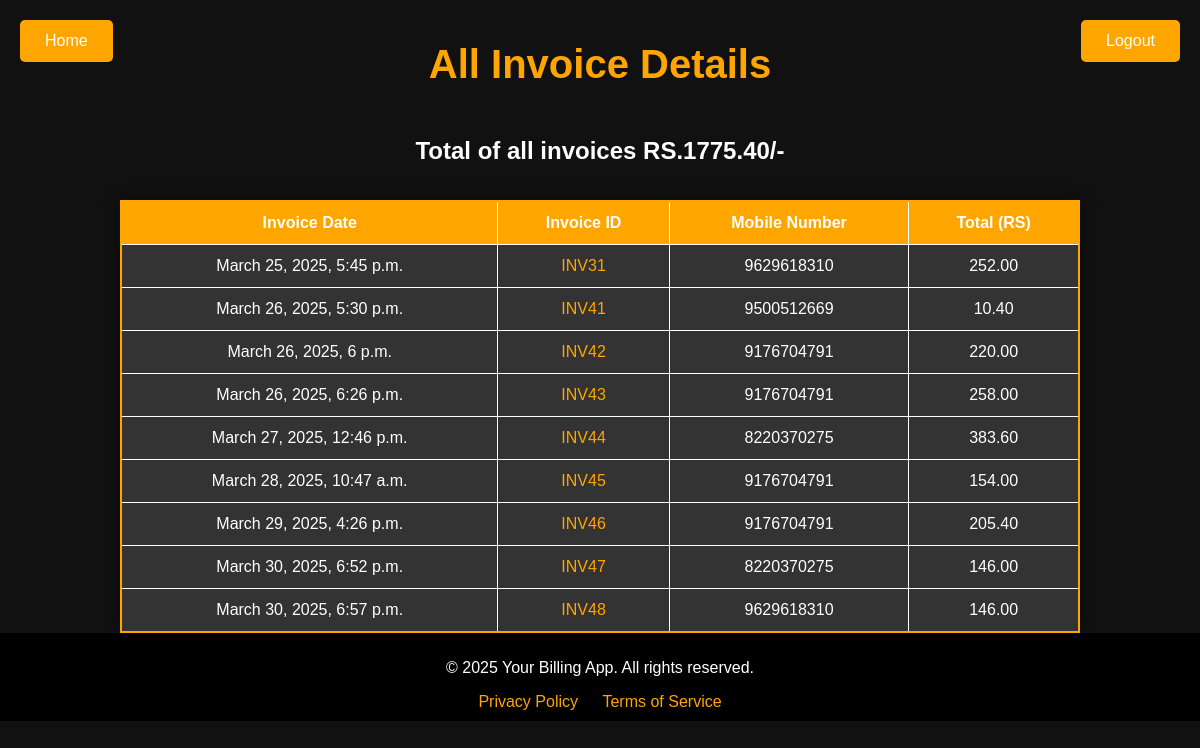
Screenshot of /invoice/ (signed in) with the database file from the repository.
### zero/models.py (models this page shows, shortened)
class Invoice(models.Model):
	invoiceid = models.AutoField(auto_created=True,primary_key=True)
	mobile = models.ForeignKey(Customer, on_delete=models.CASCADE, null=True, blank=True, default=None)
	total = models.DecimalField(max_digits=5,decimal_places=2,default = 0)
	invoicedate = models.DateTimeField(auto_now_add=True)

class Customer(models.Model):
	mobile_validator = RegexValidator(r'^\d{10}$', 'Enter a valid 10-digit mobile number.')
	customername = models.CharField(max_length = 200)
	mobileno = models.CharField(max_length = 10, primary_key=True, validators=[mobile_validator])
	def __str__ (self):
		return self.mobileno

### zero/views.py (the view)
# urls.py: path('invoice/', views.invoice, name = "invoice"),
@login_required
def invoice(request):
	invoices = Invoice.objects.all()
	customers = Customer.objects.all()
	total_amount = sum(invoice.total for invoice in invoices)
	customer_map = {customer.mobileno: customer.customername for customer in customers}
	context = {'invoices':invoices,'customer_map':customer_map,'total_amount':total_amount, 'customers':customers}
	return render(request, 'invoice.html', context)

### zero/templates/zero/invoice.html (shortened to what this page needs)
<!DOCTYPE html>
<html lang="en">
<head>
</head>
<body>
    <div class="header-buttons">
        <a href="{% url 'home' %}">
            <button>Home</button>
        </a>
        <a href="#">
            <button>Logout</button>
        </a>
    </div>
    <h1>All Invoice Details</h1>
	<h2>Total of all invoices RS.{{ total_amount }}/-</h2>
    <table>
        <thead>
            <tr>
                <th>Invoice Date</th>
                <th>Invoice ID</th>
                <th>Mobile Number</th>
                <th>Total (RS)</th>
            </tr>
        </thead>
        <tbody>
            {% for invoice in invoices %}
                <tr>
                    <td>{{ invoice.invoicedate }}</td>
                    <td><a href="#">INV{{ invoice.invoiceid }}</a></td>
                    <td>{{ invoice.mobile }}</td>
                    <td>{{ invoice.total }}</td>
                </tr>
            {% endfor %}
        </tbody>
    </table>
    <footer>
        <p>© 2025 Your Billing App. All rights reserved.</p>
        <a href="#">Privacy Policy</a>
        <a href="#">Terms of Service</a>
    </footer>
</body>
</html>

### zero/templates/zero/invoice.html (style rules this page uses)
body { font-family: Arial, sans-serif; background-color: #111; color: white; margin: 0; padding: 0; box-sizing: border-box; }
h1 { text-align: center; color: orange; padding: 15px 0; font-size: 2.5em; margin-bottom: 10px; }
h2 { text-align: center; color: white; padding: 15px 0; font-size: 1.5em; margin-bottom: 10px; }
.header-buttons { position: absolute; top: 20px; left: 20px; right: 20px; display: flex; justify-content: space-between; width: calc(100% - 40px); }
.header-buttons button { background-color: orange; color: white; border: none; padding: 12px 25px; font-size: 16px; cursor: pointer; border-radius: 5px; transition: background-color 0.3s ease; }
table { width: 80%; margin: 20px auto 0; border-collapse: collapse; background-color: #222; border: 2px solid orange; border-radius: 8px; box-shadow: 0 0 15px rgba(0, 0, 0, 0.5); }
th, td { padding: 12px; text-align: center; font-size: 16px; border: 1px solid white; }
th { background-color: orange; color: white; }
td { background-color: #333; color: white; }
button { background-color: orange; color: white; border: none; padding: 12px 25px; font-size: 16px; cursor: pointer; border-radius: 5px; transition: background-color 0.3s ease; }
a { color: orange; text-decoration: none; }
footer { text-align: center; background-color: black; color: white; padding: 10px 0; width: 100%; position: relative; }
footer a { color: orange; text-decoration: none; margin: 0 10px; }

### rows the page displays
Invoice: invoicedate "March 25, 2025, 5:45 p.m.", invoiceid "31", mobile "9629618310", total "252.00"
Invoice: invoicedate "March 26, 2025, 5:30 p.m.", invoiceid "41", mobile "9500512669", total "10.40"
Invoice: invoicedate "March 26, 2025, 6 p.m.", invoiceid "42", mobile "9176704791", total "220.00"
Invoice: invoicedate "March 26, 2025, 6:26 p.m.", invoiceid "43", mobile "9176704791", total "258.00"
Invoice: invoicedate "March 27, 2025, 12:46 p.m.", invoiceid "44", mobile "8220370275", total "383.60"
Invoice: invoicedate "March 28, 2025, 10:47 a.m.", invoiceid "45", mobile "9176704791", total "154.00"
Invoice: invoicedate "March 29, 2025, 4:26 p.m.", invoiceid "46", mobile "9176704791", total "205.40"
Invoice: invoicedate "March 30, 2025, 6:52 p.m.", invoiceid "47", mobile "8220370275", total "146.00"
Invoice: invoicedate "March 30, 2025, 6:57 p.m.", invoiceid "48", mobile "9629618310", total "146.00"

### other values shown
{{ total_amount }} "1775.40"
